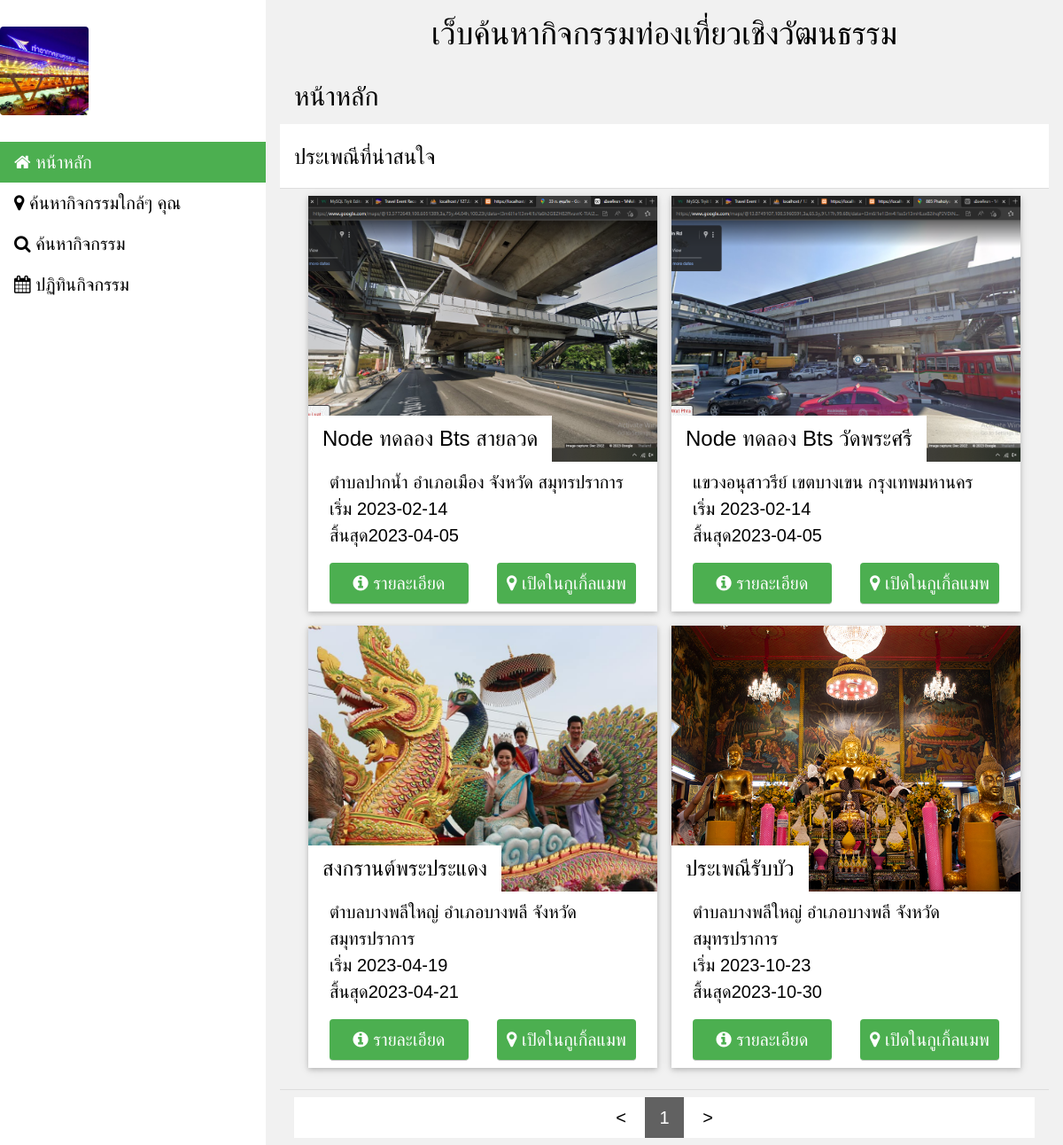
The page /travel_fe/index.php on the database as committed earlier.
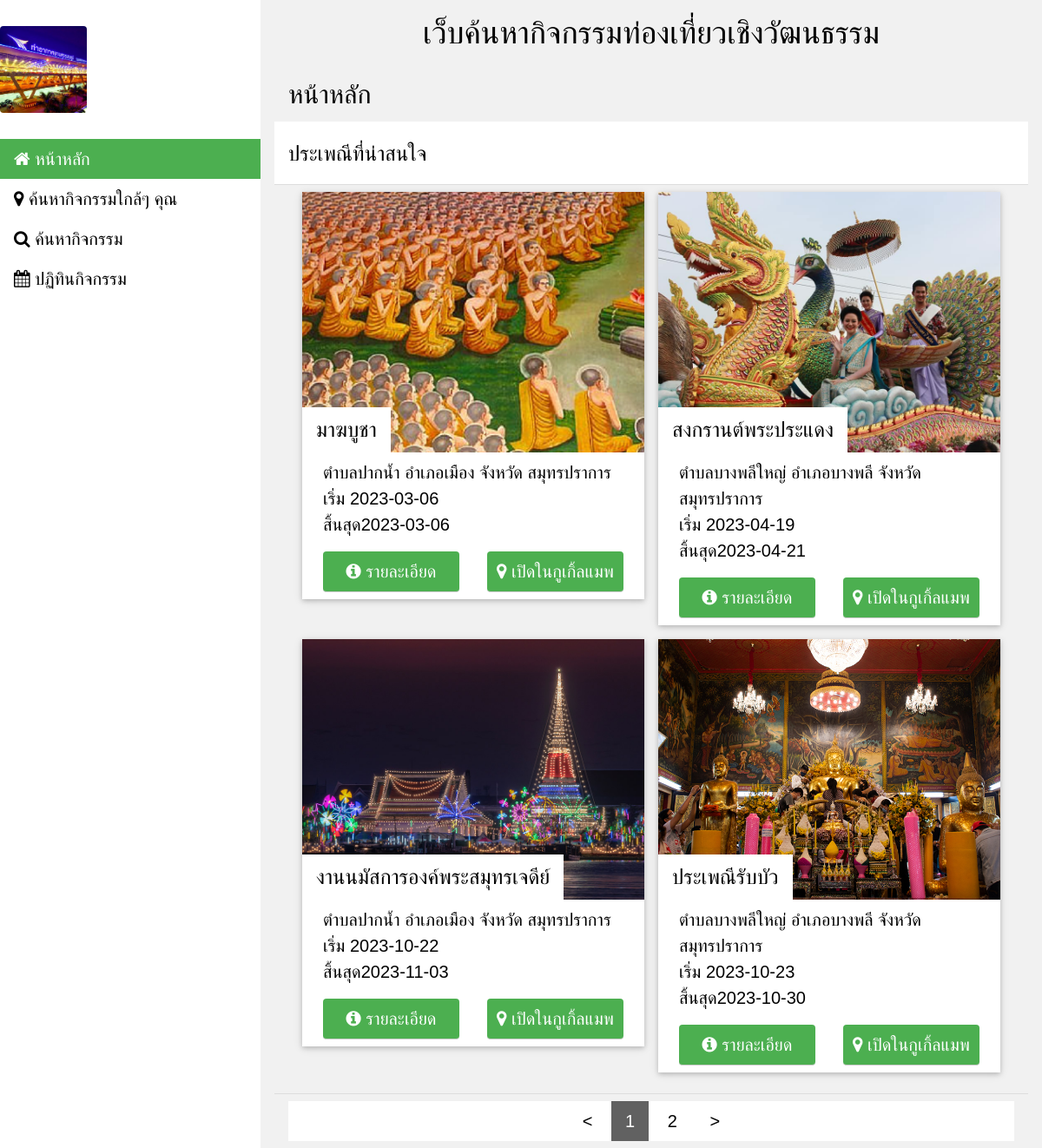
The same page on the database as committed later.
### tables this page shows
CREATE TABLE `table_event` (
  `ev_id` int(11) UNSIGNED NOT NULL,
  `ev_name` text NOT NULL,
  `ev_desc` longtext NOT NULL,
  `ev_date_beg` date NOT NULL,
  `ev_date_end` date NOT NULL,
  `ev_day_beg` tinyint(3) UNSIGNED NOT NULL,
  `ev_month_beg` tinyint(3) UNSIGNED NOT NULL,
  `ev_day_end` tinyint(3) UNSIGNED NOT NULL,
  `ev_month_end` tinyint(3) UNSIGNED NOT NULL,
  `ev_day_type` enum('sun','moon') NOT NULL DEFAULT 'sun',
  `ev_img_list` text NOT NULL,
  `ev_ref_place_id` int(11) UNSIGNED NOT NULL,
  `ev_origin` int(11) UNSIGNED NOT NULL
);

CREATE TABLE `table_local` (
  `lc_id` int(11) NOT NULL,
  `lc_tumbol` tinytext NOT NULL,
  `lc_province` tinytext NOT NULL,
  `lc_amphoe` tinytext NOT NULL
);

### travel_fe/tab/tabHelper.php (called while the page is built, shortened)
<?php
if( !isset($_GET["pageName"]) ){
	$tabSelected = "home";
}else{
	$tabSelected = $_GET["pageName"];
}
?>

### travel_fe/homepage/index.php (the view, shortened to what this page needs)
<?php
$page_number = 0;
$show_count = 4;
$clen = $conn->query("SELECT Count(*) As CountRes FROM table_event INNER JOIN table_place ON pl_id = ev_ref_place_id WHERE DATE(ev_date_beg) >= NOW()")->fetch_all(MYSQLI_ASSOC)[0]["CountRes"];
$clen_padded = ceil($clen / $show_count);
$page_num_prev = max($page_number - 1,0);
$page_num_next = min($page_number + 1,$clen_padded - 1);
$stmt = $conn->prepare("SELECT * FROM table_event  INNER JOIN table_place ON pl_id = ev_ref_place_id INNER JOIN table_local ON lc_id = pl_amphoe WHERE DATE(ev_date_beg) >= NOW() OR NOW() BETWEEN DATE(ev_date_beg) AND DATE(ev_date_end) ORDER BY ev_date_beg ASC LIMIT ?,?");
$real_page_number = $page_number * $show_count;
$stmt->bind_param("ii",$real_page_number,$show_count);
$stmt->execute();
$result1 = $stmt->get_result();
$google_map_ext_url = "https://www.google.com/maps/place/";
?>
<div class="">
  <div class="w3-container">
    <h2>หน้าหลัก</h2>
  </div>
  <ul class="w3-ul" id="dom_main_ul">
    <?php if($result1 && $result1->num_rows > 0){?>
      <li class="w3-white">
        <h3> ประเพณีที่น่าสนใจ </h3>
      </li>
      <li>
        <div class="w3-row-padding" >
          <?php
          while($rows = $result1->fetch_assoc()){
            $t_id = $rows["ev_id"];
            $t_name = $rows["ev_name"];
            $t_img = explode(",",$rows["ev_img_list"])[0];
            $t_sdate = $rows["ev_date_beg"];
            $t_edate = $rows["ev_date_end"];
            $pl_geo_lat = $rows["pl_geo_lat"];
            $pl_geo_lon = $rows["pl_geo_lon"];
            $lc_named  = namedAuthorized($rows["lc_province"],$rows["lc_amphoe"],$rows["lc_tumbol"]);
            ?>
            <div class="w3-half w3-content w3-margin-bottom w3-animate-left" >
              <div class="w3-card w3-text-white w3-black">
              <div class="w3-display-container w3-text-right w3-tooltip">
                  <img src="<?=$t_img;?>" style="width:100%; height:300px; object-fit: cover;" class="">
                  <div class="w3-xlarge w3-display-bottomleft w3-padding w3-white" style="white-space:nowrap; text-overflow: ellipsis; overflow:hidden;">
                    <?=$t_name;?>
                  </div>
              </div>
              <div class="w3-display-container w3-white w3-text">
                    <div class="w3-row-padding">
                       <div class="w3-full w3-padding">
                        <?=$lc_named;?> <br>
                        เริ่ม <?=$t_sdate;?> <br>
                        สิ้นสุด<?=$t_edate?> <br>
                      </div>
                      <div class="w3-half w3-padding">
                        <a href="./index.php?pageName=article&articleid=<?=$t_id;?>" class="w3-input w3-button w3-green w3-round">
                          <i class="fa fa-info-circle"></i>
                          รายละเอียด
                        </a>
                      </div>
                      <div class="w3-half w3-padding">
                        <a href="<?=$google_map_ext_url.$pl_geo_lat.",".$pl_geo_lon?>" class="w3-input w3-button w3-green w3-round" target="new">
                          <i class="fa fa-map-marker"></i>
                          เปิดในกูเกิ้ลแมพ
                        </a>
                      </div>
                    </div>
                  </div>
              </div>
            </div>
            <?php
          }
          ?>
        </div>
      </li>
    <?php }?>
    <li>
      <div class="w3-bar w3-white w3-center">
        <a href="./index.php?page_number=<?=$page_num_prev;?>" class="w3-button"> &lt; </a>
        <?php
        for ($i = 0 ; $i < $clen_padded ; $i++)
        {
         ?>
         <a href="./index.php?page_number=<?=$i;?>" class="w3-button <?php if($i == $page_number)echo "w3-dark-grey";?>"> <?=$i + 1;?></a>
         <?php
       }
       ?>
       <a href="./index.php?page_number=<?=$page_num_next;?>" class="w3-button"> &gt; </a>
     </div>
   </li>
 </ul>
</div>

### travel_fe/index.php (shortened to what this page needs)
<?php
function namedAuthorized($province,$amphoe,$tumbol){
	$arr = [
		" ตำบล"," อำเภอ",
		" แขวง"," เขต"
		];
	if($province == "กรุงเทพมหานคร"){
		return $arr[2] . $tumbol . $arr[3] . $amphoe . " กรุงเทพมหานคร";
	}
	return $arr[0] . $tumbol . $arr[1] . $amphoe . " จังหวัด " . $province;
}
?>
<!doctype html>
<html lang="th">
	<head>
		<?php require("bootstrap.php"); ?>
	</head>
	<body class="w3-content w3-light-grey" style="max-width:1600px;">
		<?php require("./tab/tab.php"); ?>
	</body>
</html>

### travel_fe/bootstrap.php (shortened to what this page needs)
<link rel="preload" href="./css/w3.css" annonymous="true" as="style" onload="this.onload=null;this.rel='stylesheet'">
<link rel="stylesheet" href="https://cdnjs.cloudflare.com/ajax/libs/font-awesome/4.7.0/css/font-awesome.min.css">
<link rel="stylesheet" href="./css/font.css" />

### travel_fe/tab/tab.php (shortened to what this page needs)
  <?php
require("tabHelper.php");
?>
<nav class="w3-sidebar w3-collapse w3-white w3-animate-left" style="z-index:3;width:300px;" id="dom_tab_main"><br>
    <img src="./favicon.jpg" style="width:100px; height:100px; object-fit:cover;" class="w3-round"><br><br>
    <div class="w3-bar-block">
    <a href="./index.php?pageName=home" class="w3-bar-item w3-button w3-padding <?php if($tabSelected == "home")echo "w3-green";?>" >
      <span><i class="fa fa-home fa-th-large"></i> หน้าหลัก </span>
    </a>
    <a href="./index.php?pageName=gpssearch" class="w3-bar-item w3-button w3-padding <?php if($tabSelected == "gpssearch")echo "w3-green";?>">
      <span><i class="fa fa-map-marker"></i> ค้นหากิจกรรมใกล้ๆ คุณ </span>
    </a>
    <a href="./index.php?pageName=linearlist" class="w3-bar-item w3-button w3-padding <?php if($tabSelected == "linearlist")echo "w3-green";?>">
      <span><i class="fa fa-search"></i> ค้นหากิจกรรม </span>
    </a>
    <a href="./index.php?pageName=calendar" class="w3-bar-item w3-button w3-padding <?php if($tabSelected == "calendar")echo "w3-green";?>">
      <span><i class="fa fa-calendar"></i> ปฏิทินกิจกรรม </span>
    </a>
  </div>
</nav>
<div class="w3-main" style="margin-left:300px;">
 <header>
  <div class="w3-container w3-center">
   <h1>เว็บค้นหากิจกรรมท่องเที่ยวเชิงวัฒนธรรม</h1>
 </div>
</header>
<div class="w3-container w3-main">
 <?php
 switch($tabSelected){
  case "home" : require("./homepage/index.php");break;
}
?>
</div>
</div>

### travel_fe/css/w3.css (style rules this page uses)
*,*:before,*:after { box-sizing:inherit }
html { -ms-text-size-adjust:100%;-webkit-text-size-adjust:100% }
body { margin:0 }
article,aside,details,figcaption,figure,footer,header,main,menu,nav,section { display:block }
a { background-color:transparent }
img { border-style:none }
html,body { font-family:Verdana,sans-serif;font-size:15px;line-height:1.5 }
html { overflow-x:hidden }
h1 { font-size:36px }
h2 { font-size:30px }
h3 { font-size:24px }
h1,h2,h3,h4,h5,h6 { font-family:"Segoe UI",Arial,sans-serif;font-weight:400;margin:10px 0 }
img { vertical-align:middle }
a { color:inherit }
.w3-btn,.w3-button { border:none;display:inline-block;padding:8px 16px;vertical-align:middle;overflow:hidden;text-decoration:none;color:inherit;background-color:inherit;text-align:center;cursor:pointer;white-space:nowrap }
.w3-btn,.w3-button { -webkit-touch-callout:none;-webkit-user-select:none;-khtml-user-select:none;-moz-user-select:none;-ms-user-select:none;user-select:none }
.w3-ul { list-style-type:none;padding:0;margin:0 }
.w3-ul li { padding:8px 16px;border-bottom:1px solid #ddd }
.w3-ul li:last-child { border-bottom:none }
.w3-tooltip,.w3-display-container { position:relative }
.w3-input { padding:8px;display:block;border:none;border-bottom:1px solid #ccc;width:100% }
.w3-sidebar { height:100%;width:200px;background-color:#fff;position:fixed!important;z-index:1;overflow:auto }
.w3-main,#main { transition:margin-left .4s }
.w3-bar { width:100%;overflow:hidden }
.w3-bar .w3-button { white-space:normal }
.w3-bar-block .w3-bar-item { width:100%;display:block;padding:8px 16px;text-align:left;border:none;white-space:normal;float:none;outline:0 }
.w3-container:after,.w3-container:before,.w3-panel:after,.w3-panel:before,.w3-row:after,.w3-row:before,.w3-row-padding:after,.w3-row-padding:before, .w3-cell-row:before,.w3-cell-row:after,.w3-clear:after,.w3-clear:before,.w3-bar:before,.w3-bar:after { content:"";display:table;clear:both }
.w3-col,.w3-half,.w3-third,.w3-twothird,.w3-threequarter,.w3-quarter { float:left;width:100% }
@media (min-width:601px) { .w3-col.m6,.w3-half { width:49.99999% } }
.w3-content,.w3-auto { margin-left:auto;margin-right:auto }
.w3-content { max-width:980px }
@media (min-width:993px) { .w3-sidebar.w3-collapse { display:block!important } }
.w3-display-bottomleft { position:absolute;left:0;bottom:0 }
.w3-round,.w3-round-medium { border-radius:4px }
.w3-row-padding,.w3-row-padding>.w3-half,.w3-row-padding>.w3-third,.w3-row-padding>.w3-twothird,.w3-row-padding>.w3-threequarter,.w3-row-padding>.w3-quarter,.w3-row-padding>.w3-col { padding:0 8px }
.w3-container,.w3-panel { padding:0.01em 16px }
.w3-card,.w3-card-2 { box-shadow:0 2px 5px 0 rgba(0,0,0,0.16),0 2px 10px 0 rgba(0,0,0,0.12) }
.w3-animate-left { position:relative;animation:animateleft 0.4s }
.w3-xlarge { font-size:24px!important }
.w3-center { text-align:center!important }
.w3-margin-bottom { margin-bottom:16px!important }
.w3-padding { padding:8px 16px!important }
.w3-green,.w3-hover-green:hover { color:#fff!important;background-color:#4CAF50!important }
.w3-white,.w3-hover-white:hover { color:#000!important;background-color:#fff!important }
.w3-black,.w3-hover-black:hover { color:#fff!important;background-color:#000!important }
.w3-light-grey,.w3-hover-light-grey:hover,.w3-light-gray,.w3-hover-light-gray:hover { color:#000!important;background-color:#f1f1f1!important }
.w3-dark-grey,.w3-hover-dark-grey:hover,.w3-dark-gray,.w3-hover-dark-gray:hover { color:#fff!important;background-color:#616161!important }
.w3-text-white,.w3-hover-text-white:hover { color:#fff!important }

### travel_fe/index.php (style rules this page uses)
* { font-size: 20px; }
body { margin:0px; }

Rows that differ between the two databases and show on the page:
removed table_event: ev_img_list (picture), ev_name "Node ทดลอง Bts สายลวด", table_local.lc_province+lc_amphoe+lc_tumbol "ตำบลปากน้ำ อำเภอเมือง จังหวัด สมุทรปราการ", ev_date_beg "2023-02-14", ev_date_end "2023-04-05"
removed table_event: ev_img_list (picture), ev_name "Node ทดลอง Bts วัดพระศรี", table_local.lc_province+lc_amphoe+lc_tumbol "แขวงอนุสาวรีย์ เขตบางเขน กรุงเทพมหานคร", ev_date_beg "2023-02-14", ev_date_end "2023-04-05"
added table_event: ev_img_list (picture), ev_name "มาฆบูชา", table_local.lc_province+lc_amphoe+lc_tumbol "ตำบลปากน้ำ อำเภอเมือง จังหวัด สมุทรปราการ", ev_date_beg "2023-03-06", ev_date_end "2023-03-06"
now on this page (row edited): table_event: ev_img_list (picture), ev_name "งานนมัสการองค์พระสมุทรเจดีย์", table_local.lc_province+lc_amphoe+lc_tumbol "ตำบลปากน้ำ อำเภอเมือง จังหวัด สมุทรปราการ", ev_date_beg "2023-10-22", ev_date_end "2023-11-03"
Other text that changed with them:
new list line: "2"
